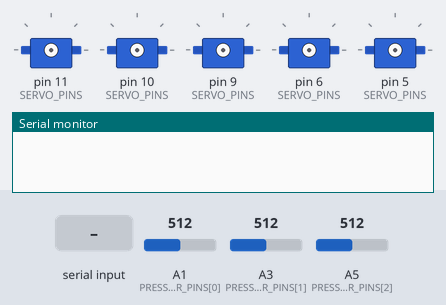
Simulated run of this sketch. Board: Arduino Uno, built with avr-gcc and run on an emulated ATmega328P. Shown: 5 × servo, the last lines printed to the serial monitor. Inputs (shaded band) come from the test bench; at power-on: A1 (PRESSURE_SENSOR_PINS[0]) = 512, A3 (PRESSURE_SENSOR_PINS[1]) = 512, A5 (PRESSURE_SENSOR_PINS[2]) = 512.

Above: at 0.1 s.
At 4.3 s:
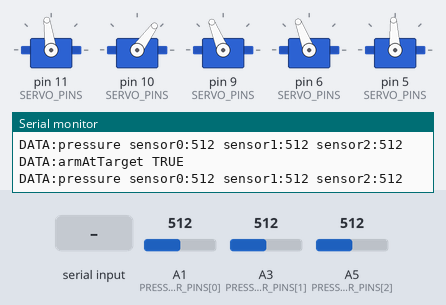
4.4 s: "1 90\n" received over Serial
At 4.78 s:
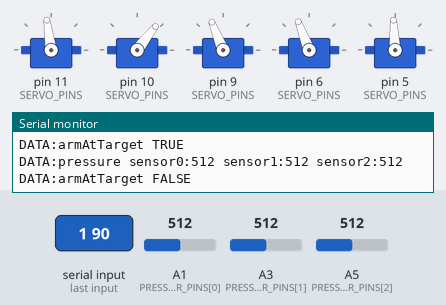
Timing chart, 0 to 7.4 s (numbered marks = the images above; inputs shaded):
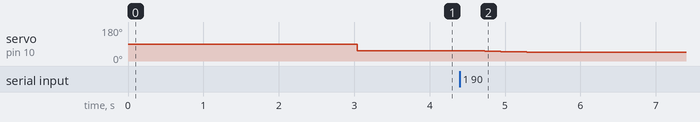

Measured:
- after the input at 4.4 s, servo on pin 10 (SERVO_PINS): moves from 54° to 47° over 0.65 s, starting after 0.23 s

The sketch:

robot_arm_control_firmware.ino
```cpp
#include <Arduino.h>
#include "ServoCommandProcessor.h"
#include "Arm.h"
#include "Timer.h"

// const int HUBERT_SERVO_COUNT = 6;
// const int HUBERT_PINS[HUBERT_SERVO_COUNT]     = {3, 5, 6, 9, 10, 11};
// const int HUBERT_MIN_POS[HUBERT_SERVO_COUNT]  = {560, 1200, 1700, 750, 550, 550};
// const int HUBERT_MAX_POS[HUBERT_SERVO_COUNT]  = {2330, 2340, 2400, 2300, 2400, 2150};
// const int HUBERT_INIT_POS[HUBERT_SERVO_COUNT] = {1550, 1500, 2100, 2150, 1500, 1000};

// const int SERVO_COUNT = 5;
// const int SERVO_PINS[SERVO_COUNT]     = {11, 10, 9, 6, 5};
// const int SERVO_MIN_POS[SERVO_COUNT]  = {560, 1100, 1800, 1000, 500};
// const int SERVO_MAX_POS[SERVO_COUNT]  = {2330,1800, 2500, 1800, 2500};
// const int SERVO_INIT_POS[SERVO_COUNT] = {1550,1100, 1800, 1800, 1500};

// After Gabriel:
// const int SERVO_COUNT = 5;
// const int SERVO_PINS[SERVO_COUNT]     = {11, 10, 9, 6, 5};
// const int SERVO_MIN_POS[SERVO_COUNT]  = {560, 1100, 1600, 1000, 500};
// const int SERVO_MAX_POS[SERVO_COUNT]  = {2330,1800, 2500, 1800, 2500};
// const int SERVO_INIT_POS[SERVO_COUNT] = {1550,1100, 1800, 1800, 1500};


// FIX Shoulder:
const int SERVO_COUNT = 5;
const int SERVO_PINS[SERVO_COUNT]     = {11, 10, 9, 6, 5};
const int SERVO_MIN_POS[SERVO_COUNT]  = {560,
                                        1025, // = 44°
                                        1550, // 45°
                                        1160, // 1200 ms = -25°
                                        1300}; // may want to change but set these now to not accidently destroy something
const int SERVO_MAX_POS[SERVO_COUNT]  = {2500,
                                        1190,   // 15°
                                        2250, //-16°
                                        2200, // -90° - some marginal
                                        1800};  // may want to change but set these now to not accidently destroy something
const int SERVO_INIT_POS[SERVO_COUNT] = {1550, // 0°
                                        1100, //30°
                                        1700, // 30°
                                        1690, // -90
                                        1500};

const int PRESSURE_SENSOR_COUNT = 3;
const int PRESSURE_SENSOR_PINS[PRESSURE_SENSOR_COUNT] = {A1, A3, A5};

// Communication
const int SERIAL_CONNECTION_NUMBER = 9600;

// Delays movement
const int INITIAL_SETUP_DELAY = 3000; //ms
const int SEND_TARGET_REACHED_INTERVAL = 200; //ms
const int SEND_PRESSURE_SENSOR_READ_INTERVAL = 50; //ms

// Objects
ServoCommandProcessor* servoCommandProcessor;
Arm* arm;
Timer* send_target_reached_timer;
Timer* send_pressure_sensor_read_timer;


void setup()
{
    Serial.begin(SERIAL_CONNECTION_NUMBER);
    delay(INITIAL_SETUP_DELAY);
    Serial.println("INFO: Started");

    servoCommandProcessor = new ServoCommandProcessor();
    arm = new Arm(SERVO_PINS, SERVO_MIN_POS, SERVO_MAX_POS, SERVO_INIT_POS, SERVO_COUNT);
    send_target_reached_timer = new Timer(SEND_TARGET_REACHED_INTERVAL, send_target_reached);
    send_pressure_sensor_read_timer = new Timer(SEND_PRESSURE_SENSOR_READ_INTERVAL, send_pressure_sensor_read);

}


void loop() {
    servoCommandProcessor->update();

    if (servoCommandProcessor->commandReady()) {
        ServoCommand command = servoCommandProcessor->getCommand();
        arm->takeCommand(command);
        Serial.println("DATA:armAtTarget FALSE");
    }

    arm->step(10);

    send_target_reached_timer->update();
    send_pressure_sensor_read_timer->update();

}


void send_target_reached(){
    if (arm->targetsReached()) {
        Serial.println("DATA:armAtTarget TRUE");
    }
    else{
        Serial.println("DATA:armAtTarget FALSE");
    }
}

void send_pressure_sensor_read(){
    String output = "DATA:pressure";

    for (int i = 0; i < PRESSURE_SENSOR_COUNT; i++) {
        int value = analogRead(PRESSURE_SENSOR_PINS[i]);
        output += " sensor";
        output += (i);
        output += ":";
        output += value;

    }

    Serial.println(output);
}
```

Arm.h
```cpp
#pragma once
#include <Arduino.h>
#include <Servo.h>
#include "ServoCommandProcessor.h" // contains ServoCommand struct

class Arm {
public:
    Arm(const int* pins, const int* minPos, const int* maxPos, const int* initPos, int servoCount);

    void takeCommand(const ServoCommand& cmd);  // Update target PWM for a servo
    void step(int stepLoops);                    // Move servos toward target PWM
    bool targetsReached() const;

private:
    int _servoCount;
    Servo* _servos;          // dynamic array of Servo objects
    int* _currPos;           // current PWM of each servo
    int* _targetPos;         // target PWM of each servo
    int* _minPos;            // min allowed PWM
    int* _maxPos;            // max allowed PWM
};
```

ServoCommandProcessor.h
```cpp
#pragma once
#include <Arduino.h>

struct ServoCommand {
    int servo_id;
    int pwm;
};


class ServoCommandProcessor {
public:
    ServoCommandProcessor();

    void update();                 // Read serial and prepare command
    bool commandReady() const;     // Check if a command is ready
    ServoCommand getCommand();     // Returns a new, immutable command

private:
    ServoCommand _nextCommand;     // temporary storage for incoming command
    bool _hasCommand;
};
```

Timer.h
```cpp
#pragma once

#include <Arduino.h>

class Timer {
private:
    unsigned long interval;        // Timer interval in ms
    unsigned long lastTime;        // Last time timer was triggered
    void (*callback)();            // Function pointer for callback

public:
    // Constructor
    Timer(unsigned long intervalMs, void (*cb)());

    // Call this every loop
    void update();

    // Optional: reset the timer
    void reset();

    // Optional: change interval on the fly
    void setInterval(unsigned long intervalMs);
};
```

arm.cpp
```cpp
#include "Arm.h"

Arm::Arm(const int* pins, const int* minPos, const int* maxPos, const int* initPos, int servoCount)
    : _servoCount(servoCount)
{
    // Allocate memory
    _servos = new Servo[_servoCount];
    _currPos = new int[_servoCount];
    _targetPos = new int[_servoCount];
    _minPos = new int[_servoCount];
    _maxPos = new int[_servoCount];

    // Initialize each servo
    for (int i = 0; i < _servoCount; ++i) {
        _servos[i].attach(pins[i]);
        delay(20);
        _currPos[i] = initPos[i];
        _targetPos[i] = initPos[i];
        _minPos[i] = minPos[i];
        _maxPos[i] = maxPos[i];

        // Write initial position immediately
        _servos[i].writeMicroseconds(initPos[i]);
    }
}

void Arm::takeCommand(const ServoCommand& cmd) {
    int id = cmd.servo_id;
    if (id < 0 || id >= _servoCount) return; // bounds check

    // Clamp PWM to min/max
    int pwm = cmd.pwm;
    if (pwm < _minPos[id]) pwm = _minPos[id];
    if (pwm > _maxPos[id]) pwm = _maxPos[id];

    _targetPos[id] = pwm;
}

void Arm::step(int stepLoops) {
    const int delta = 2; // how much to move per sub-step (PWM units)

    for (int s = 0; s < stepLoops; ++s) {
        for (int i = 0; i < _servoCount; ++i) {
            int curr = _currPos[i];
            int target = _targetPos[i];

            if (curr == target) continue;

            int diff = target - curr;
            int step = constrain(diff, -delta, delta); // move closer but not past

            int newPos = curr + step;

            // Clamp to safe range
            if (newPos < _minPos[i]) newPos = _minPos[i];
            if (newPos > _maxPos[i]) newPos = _maxPos[i];

            _servos[i].writeMicroseconds(newPos);
            _currPos[i] = newPos;
        }

        delay(20); // short pause between incremental moves
    }
}


bool Arm::targetsReached() const {
    for (int i = 0; i < _servoCount; ++i) {
        if (_currPos[i] != _targetPos[i]) {
            return false;  // found a servo that is not at target
        }
    }
    return true;  // all servos are at their target
}
```

servoCommandProcessor.cpp
```cpp
#include "ServoCommandProcessor.h"

ServoCommandProcessor::ServoCommandProcessor() : _hasCommand(false) {}

void ServoCommandProcessor::update() {
    if (Serial.available() > 0) {
        String line = Serial.readStringUntil('\n');
        line.trim();

        int spaceIndex = line.indexOf(' ');
        if (spaceIndex > 0) {
            ServoCommand newCommand;
            newCommand.servo_id = line.substring(0, spaceIndex).toInt();
            newCommand.pwm = line.substring(spaceIndex + 1).toInt();

            _nextCommand = newCommand;
            _hasCommand = true;
        }
    }
}

bool ServoCommandProcessor::commandReady() const {
    return _hasCommand;
}

ServoCommand ServoCommandProcessor::getCommand() {
    _hasCommand = false; // reset flag
    return _nextCommand; // return a copy; caller cannot modify internal state
}
```

timer.cpp
```cpp
#include "Timer.h"


Timer::Timer(unsigned long intervalMs, void (*cb)())
    : interval(intervalMs), callback(cb), lastTime(0) {}

void Timer::update() {
    unsigned long currentTime = millis();
    if ((currentTime - lastTime) >= interval) {
        lastTime = currentTime;
        if (callback) callback();
    }
}

void Timer::reset() {
    lastTime = millis();
}

void Timer::setInterval(unsigned long intervalMs) {
    interval = intervalMs;
}
```
